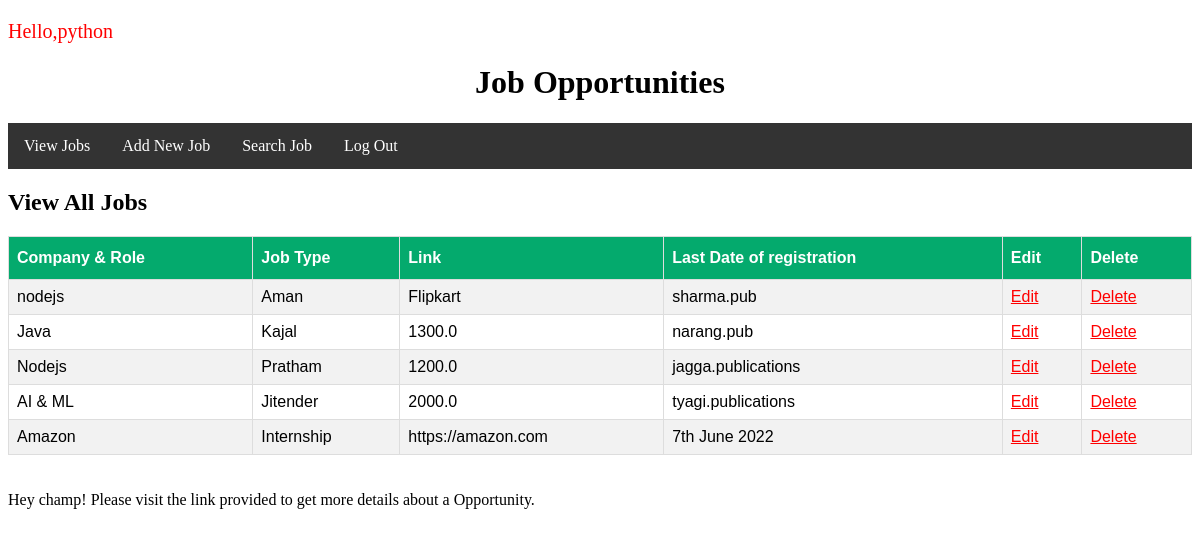
Screenshot of /brm/view-books (signed in) with the database file from the repository.
### brm/models.py (models this page shows)
class Book(models.Model):
    title=models.CharField(max_length=100)
    author=models.CharField(max_length=100)
    price=models.CharField(max_length=100)
    publisher=models.CharField(max_length=100)

### brm/views.py (the view)
# urls.py: path('view-books',views.viewBooks),
@login_required(login_url='http://localhost:8000/brm/login')
def viewBooks(request):
    books=models.Book.objects.all()
    res=render(request,'brm/view_books.html',{'books':books})
    return res

### templates/brm/view_books.html (shortened to what this page needs)
<!DOCTYPE html>
<html lang="en" dir="ltr">
  <head>
  </head>
  <body>
    <div id="header">
      <p style="font-size: 20px; color: red;">Hello,{{request.session.username}}</p>
      <h1 style="text-align: center;">Job Opportunities</h1>
      <ul>
        <li><a href="http://localhost:8000/brm/view-books">View Jobs</a></li>
        <li><a href="http://localhost:8000/brm/new-book">Add New Job</a></li>
        <li><a href="http://localhost:8000/brm/search-book">Search Job</a></li>
        <li><a href="http://localhost:8000/brm/logout">Log Out</a></li>
      </ul>
    </div>
    <div id="main">
      <h2>View All Jobs</h2>
      <table id="books">
        <tr>
          <th>Company & Role</th>
          <th>Job Type</th>
          <th>Link</th>
          <th>Last Date of registration</th>
          <th>Edit</th>
          <th>Delete</th>
        </tr>
        {% for book in books %}
        <tr>
          <td>{{book.title}}</td>
          <td>{{book.author}}</td>
          <td>{{book.price}}</td>
          <td>{{book.publisher}}</td>
          <td><a style="color: red;" href="http://localhost:8000/brm/edit-book?book_id={{book.id}}">Edit</a></td>
          <td><a style="color: red;" href="http://localhost:8000/brm/delete-book?book_id={{book.id}}">Delete</a></td>
        </tr>
        {% endfor %}
      </table>
    </div>
    <br><br>
    <div class="alert alert-warning alert-dismissible fade show" role="alert">
      Hey champ! Please visit the link provided to get more details about a Opportunity.
    </div>
  </body>
</html>

### templates/brm/view_books.html (style rules this page uses)
#books { font-family: Arial, Helvetica, sans-serif; border-collapse: collapse; width: 100%; }
#books td, #books th { border: 1px solid #ddd; padding: 8px; }
#books tr:nth-child(even) { background-color: #f2f2f2; }
#books th { padding-top: 12px; padding-bottom: 12px; text-align: left; background-color: #04AA6D; color: white; }
ul { list-style-type: none; margin: 0; padding: 0; overflow: hidden; background-color: #333; }
li { float: left; }
li a { display: block; color: white; text-align: center; padding: 14px 16px; text-decoration: none; }

### rows the page displays
Book: title "nodejs", author "Aman", price "Flipkart", publisher "sharma.pub"
Book: title "Java", author "Kajal", price "1300.0", publisher "narang.pub"
Book: title "Nodejs", author "Pratham", price "1200.0", publisher "jagga.publications"
Book: title "AI & ML", author "Jitender", price "2000.0", publisher "tyagi.publications"
Book: title "Amazon", author "Internship", price "https://amazon.com", publisher "7th June 2022"

### other values shown
{{ request.session.username }} "python"
